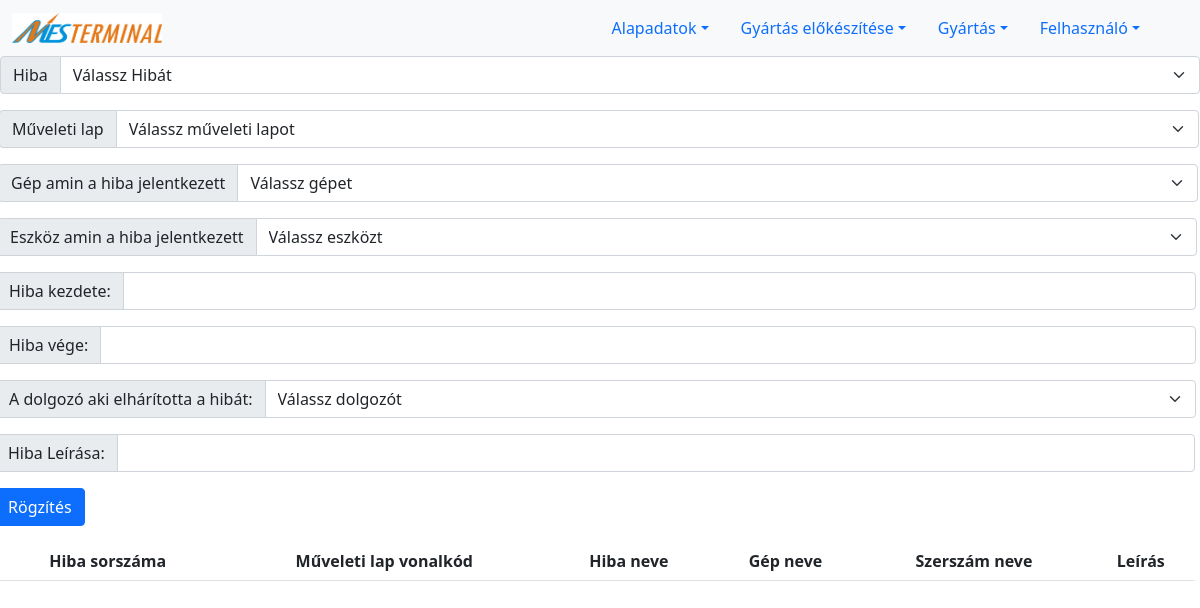
The page /error_order_machine.php on the database as committed earlier.
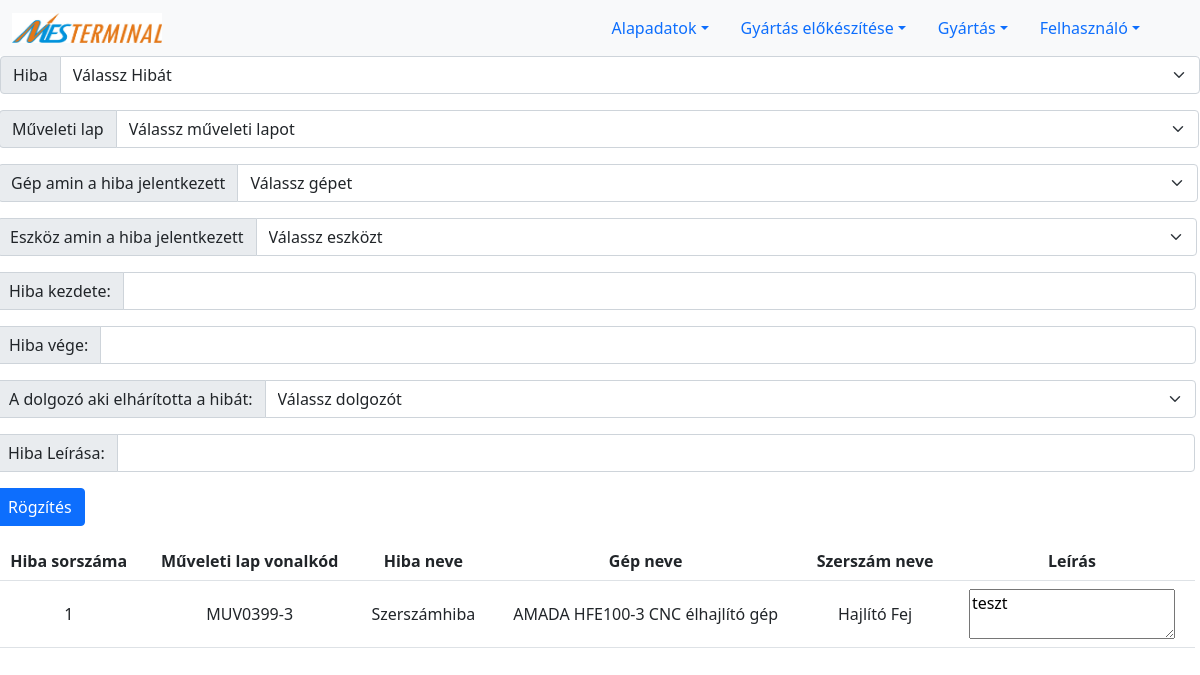
The same page on the database as committed later.
### tables this page shows
CREATE TABLE `order_manufacturing_step_machine_error` (
  `ID` int(11) NOT NULL,
  `order_manufacturing_step_ID` int(11) DEFAULT NULL,
  `error_ID` int(11) NOT NULL,
  `machine_ID` int(11) DEFAULT NULL,
  `machine_tool_ID` int(11) DEFAULT NULL,
  `date_start` datetime DEFAULT NULL,
  `date_end` datetime DEFAULT NULL,
  `user_ID` int(11) DEFAULT NULL,
  `description` text
);

CREATE TABLE `order_manufacturing_step` (
  `ID` int(11) NOT NULL,
  `barcode` varchar(11) DEFAULT NULL,
  `order_ID` int(11) NOT NULL,
  `manufacturing_step_ID` int(11) NOT NULL,
  `expected_count` int(11) NOT NULL,
  `pass_count` int(11) DEFAULT NULL,
  `fail_count` int(11) DEFAULT NULL,
  `normal_time` float NOT NULL,
  `preparation_time` float NOT NULL,
  `unit_of_time` float NOT NULL
);

CREATE TABLE `error` (
  `ID` int(11) NOT NULL,
  `barcode` varchar(11) DEFAULT NULL,
  `name` varchar(200) DEFAULT NULL
);

CREATE TABLE `machine` (
  `ID` int(11) NOT NULL,
  `barcode` varchar(11) DEFAULT NULL,
  `name` varchar(255) NOT NULL
);

CREATE TABLE `machine_tool` (
  `ID` int(11) NOT NULL,
  `barcode` varchar(11) DEFAULT NULL,
  `machine_ID` int(11) DEFAULT NULL,
  `name` varchar(255) NOT NULL
);

### error_order_machine.php (the view, shortened to what this page needs)
<?php
if(!isset($_SESSION['aid'])){
    $adminId='';
}
else{
    $adminId=$_SESSION['aid'];
}
if($adminId != 0){
include_once("connection.php");
print '<form action="feldolgozok/newOrder_error_machine.php" method="POST">
        <div class="input-group mb-3">
        <div class="input-group mb-3">
        <label class="input-group-text" for="errorId">Hiba</label>
        <select name="error_ID" class="form-select" id="errorId">
          <option selected>Válassz Hibát</option>
';
print '
</select></div>
<div class="input-group mb-3">
  <div class="input-group mb-3">
  <label class="input-group-text" for="orders">Műveleti lap</label>
  <select name="or_man_step" class="form-select" id="orders">
    <option selected>Válassz műveleti lapot</option>';
    print'
  </select>';
  print '</div>
<div class="input-group mb-3">
  <div class="input-group mb-3">
  <label class="input-group-text" for="machines">Gép amin a hiba jelentkezett</label>
  <select name="machine_ID" class="form-select" id="machines">
    <option selected>Válassz gépet</option>';
print '
</select>
</div>';
print'
<div class="input-group mb-3">
  <div class="input-group mb-3">
  <label class="input-group-text" for="tools">Eszköz amin a hiba jelentkezett</label>
  <select name="machine_tool_ID" class="form-select" id="tools">
    <option value=" "selected>Válassz eszközt</option>';
print '
</select>
</div>';
print'
<div class="input-group mb-3">
  <span class="input-group-text" id="basic-addon1"> Hiba kezdete:</span>
  <input type="text" name="date_start" class="form-control" placeholder="" aria-label="nev" aria-describedby="basic-addon1">
</div>
<div class="input-group mb-3">
  <span class="input-group-text" id="basic-addon1"> Hiba vége:</span>
  <input type="text" name="date_end" class="form-control" placeholder="" aria-label="nev" aria-describedby="basic-addon1">
</div>';
print'
<div class="input-group mb-3">
  <div class="input-group mb-3">
  <label class="input-group-text" for="tools">A dolgozó aki elhárította a hibát:</label>
  <select name="user_ID" class="form-select" id="tools">
    <option value=" "selected>Válassz dolgozót</option>';
print '
</select>
</div>
<div class="input-group mb-3">
  <span class="input-group-text" id="basic-addon1"> Hiba Leírása:</span>
  <input type="text" name="description" class="form-control" placeholder="" aria-label="nev" aria-describedby="basic-addon1">
</div>';
print '
<div class="input-group mb-3">
  <input type="submit" value="Rögzítés" class="btn btn-primary">
</div>
</form>
';
include_once("lists/listErrorsPages.php");
}
?>

### lists/listErrorsPages.php (shortened to what this page needs)
<?php
include "connection.php";
print '
    <table class="table">
    <th style="text-align:center; vertical-align:middle"> Hiba sorszáma </th>
	<th style="text-align:center; vertical-align:middle"> Műveleti lap vonalkód </th>
    <th style="text-align:center; vertical-align:middle"> Hiba neve </th>
    <th style="text-align:center; vertical-align:middle"> Gép neve </th>
	<th style="text-align:center; vertical-align:middle"> Szerszám neve </th>
	<th style="text-align:center; vertical-align:middle"> Leírás </th>
    <tr>
    ';
$sql="
SELECT `order_manufacturing_step_machine_error`.ID as ormanst_machine_error_ID,
`order_manufacturing_step_machine_error`.description,
`order_manufacturing_step`.barcode as ormanst_barcode,
`error`.name as error_name,
`machine`.name as machine_name,
`machine_tool`.name as machine_tool_name FROM
`order_manufacturing_step_machine_error`
INNER JOIN `order_manufacturing_step` ON `order_manufacturing_step_machine_error`.order_manufacturing_step_ID=`order_manufacturing_step`.ID
INNER JOIN `error` ON `order_manufacturing_step_machine_error`.error_ID=`error`.ID
INNER JOIN `machine` ON `order_manufacturing_step_machine_error`.machine_ID=`machine`.ID
INNER JOIN `machine_tool` ON `order_manufacturing_step_machine_error`.machine_tool_ID=`machine_tool`.ID
";
$reultWorkersPosts = $conn -> query($sql);
if ($reultWorkersPosts->num_rows > 0) {
    while($row = $reultWorkersPosts->fetch_assoc()) {
        print '
        <tr><td style="text-align:center; vertical-align:middle">'.$row['ormanst_machine_error_ID'].'</td>
        <td style="text-align:center; vertical-align:middle">'.$row['ormanst_barcode'].'</td>
		<td style="text-align:center; vertical-align:middle">'.$row['error_name'].'</td>
		<td style="text-align:center; vertical-align:middle">'.$row['machine_name'].'</td>
        <td style="text-align:center; vertical-align:middle">'.$row['machine_tool_name'].'</td>
		<td style="text-align:center; vertical-align:middle"><textarea>'.$row['description'].'</textarea></td></tr>
        ';
    }
}
?>

Rows that differ between the two databases and show on the page:
added order_manufacturing_step_machine_error: ID "1", order_manufacturing_step_ID.barcode "MUV0399-3", error_ID.name "Szerszámhiba", machine_ID.name "AMADA HFE100-3 CNC élhajlító gép", machine_tool_ID.name "Hajlító Fej", description "teszt"
